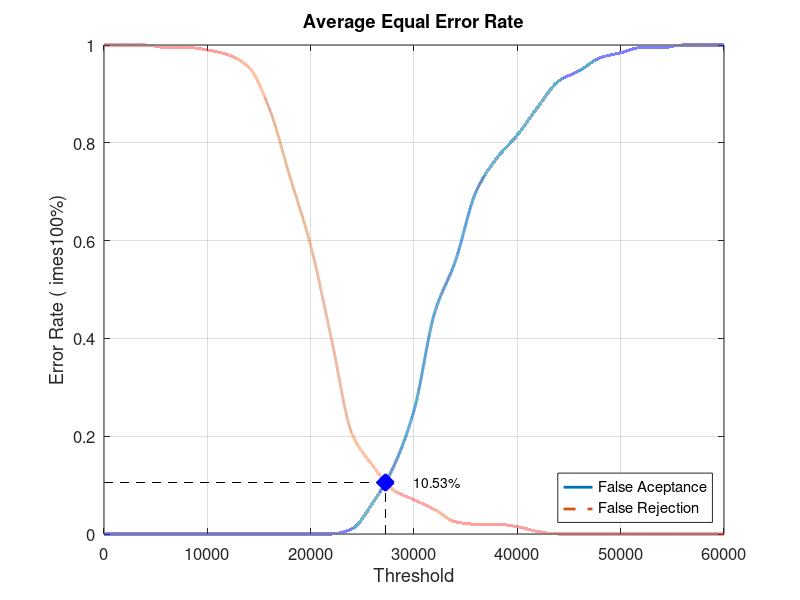
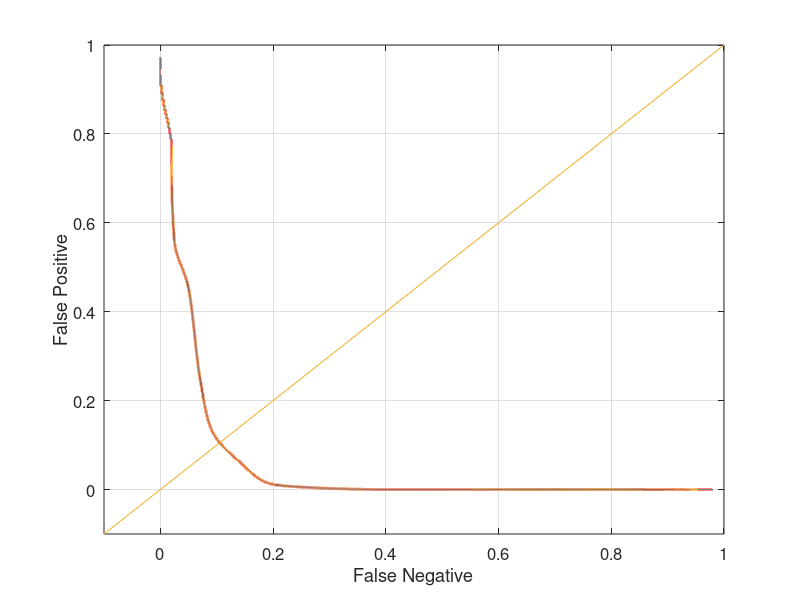

Write the MATLAB code that produced these figures, in order.
close all;
clear;
clc;
x = 0:2000:60000;
xq = 0:0.5:60000;

y0 = [0 0 0 0 0 0 0 0 0 0 0 0 0.0105263 0.0631579 0.136842 0.252632 0.452632 0.557895 0.7 0.768421 0.815789 0.873684 0.926316 0.947368 0.973684 0.984211 0.994737 0.994737 1 1 1]
yy0 = interp1(x, y0, xq, 'pchip');
y1 = [1 1 1 0.995 0.995 0.99 0.98 0.955 0.87 0.73 0.59 0.4 0.205 0.14 0.09 0.07 0.05 0.025 0.02 0.02 0.015 0.005 0 0 0 0 0 0 0 0 0]
yy1 = interp1(x, y1, xq, 'pchip');

% Calculating EER: 
y2 = abs(y0 - y1);
find(y2 == min(y2))
yy2 = abs(yy0 - yy1);
xEER = find(yy2 == min(yy2));
xEERIndex = xq(xEER) % X-axis EER
yEER = yy0(xEER) % Y-axis EER

main = figure
plot(xq, yy0,'-','LineWidth', 2);	hold on
plot(xq, yy1,'--','LineWidth', 2);	hold on
plot([xEERIndex xEERIndex], [0 yEER], 'k--');	hold on
plot([0 xEERIndex], [yEER yEER], 'k--');	hold on
plot(xEERIndex, yEER, 'bx', 'LineWidth', 10);	hold on
text(xEERIndex + 10 * xEERIndex / 100, yEER, [num2str(round((10000 * yEER)) / 100) '%'])
legend('False Aceptance', 'False Rejection', 'Location', 'SouthEast')
xlabel('Threshold')
ylabel('Error Rate (	imes100%)')
title('Average Equal Error Rate')
set(gca, 'FontSize', 12)
axis([0 60000 0 1])
grid on

print(main, 'Database5_3Main', '-dpng');
FNRxFPR = figure('Color', [1 1 1]);
plot(yy1, yy0, '-', yy1, yy0, 'LineWidth', 2);
hold on
y = -0.1:0.1:1
plot(y, y); 
set(gca, 'FontSize', 12)
xlabel('False Negative')
ylabel('False Positive')
axis([-0.1 1 -0.1 1])
set(gca, 'FontSize', 12)
grid on

print(FNRxFPR, 'Database5_3FNRxFPR','-dpng');
